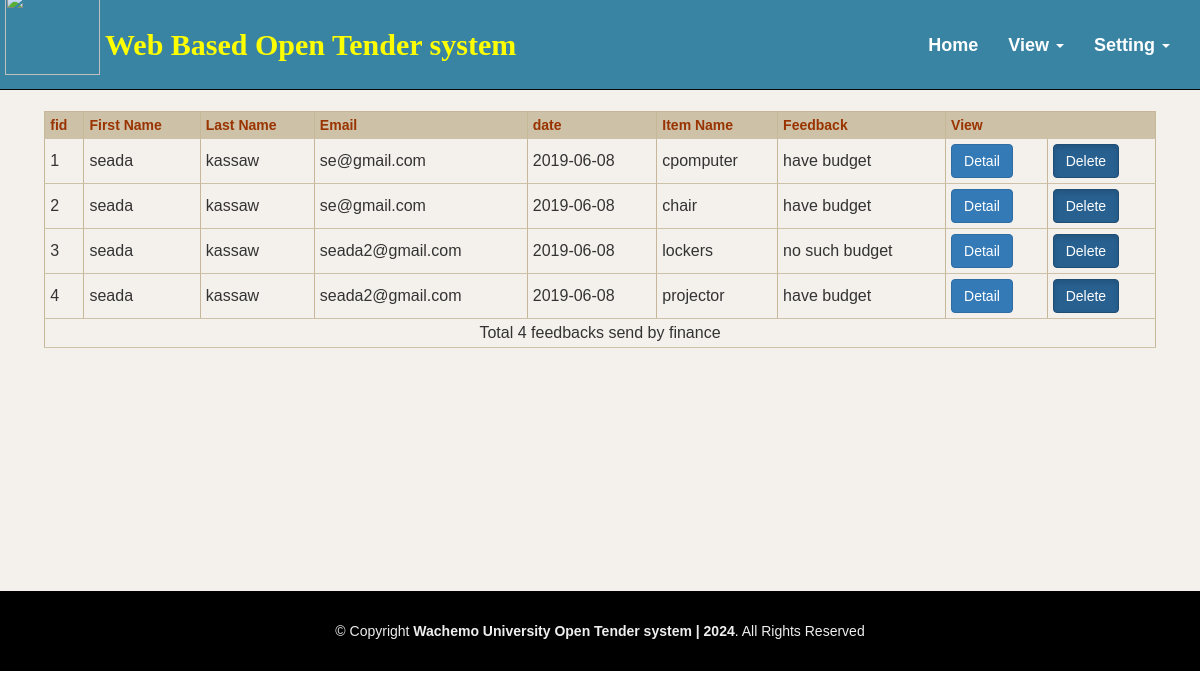
Screenshot of /viewfeedbackfsc.php with the database file from the repository.
### tables this page shows
CREATE TABLE `feedbackfin` (
  `fid` int(100) NOT NULL,
  `itemname` varchar(100) NOT NULL,
  `itemmodel` varchar(300) NOT NULL,
  `firstname` varchar(20) DEFAULT NULL,
  `lastname` varchar(20) DEFAULT NULL,
  `email` varchar(20) NOT NULL,
  `date` date NOT NULL,
  `message` varchar(20) DEFAULT NULL,
  `status` int(100) DEFAULT NULL
);

### viewfeedbackfsc.php (the view, shortened to what this page needs)
<?php
$mysql=mysqli_connect('localhost','root','');
		?>
<html>
<head>
 <link rel="stylesheet" href="css/fontawesome.min.css">
  <link rel="stylesheet" href="css1/mystyle1.min.css">
 <link href="css/animate/animate.min.css" rel="stylesheet">
 <link href="css/ionicons/css/ionicons.min.css" rel="stylesheet">
  <link rel="stylesheet" type="text/css" href="css/login33.css">
<link rel="stylesheet" type="text/css" href="css/stylelogin.css">
  <link rel="stylesheet" type="text/css" href="css/index.css">
  <link rel="stylesheet" href="css/fontawesome.min.css">
</head>
<body data-spy="scroll" data-target=".navbar" data-offset="50">
<nav class="navbar navbar-inverse navbar-fixed-top">
  <div class="container-fluid">
  <div class="navbar-header">
     <h3> <a class="navbar-brand1" href="#">Web Based Open Tender system</a></h3>
     <a href="index.php"><img style="margin-top:-90px;margin-left:-10px;" src="images/ww.png" width="95px"
   height="85px"></a>
    </div>
    <div>
      <div class="collapse navbar-collapse" id="myNavbar">
        <ul class="nav menu">
           <li> <a href="scientificdirector.php" ><span class="glyphicon glyphicon-home"></span>Home</a></li>
            <li class="dropdown"><a class="dropdown-toggle" data-toggle="dropdown" href="#">View <span class="caret"></span></a>
          </li>
          <li class="dropdown"><a class="dropdown-toggle" data-toggle="dropdown" href="#">Setting <span class="caret"></span></a>
          </li>
        </ul>
      </div>
    </div>
  </div>
</nav>
  <a href="javascript:void(0);" style="font-size:15px;" class="icon" onclick="myFunction()">&#9776;</a>
<div id="section1" class="container-fluid" style="visibility: visible; animation-name: fadeInUp; -webkit-animation-name: fadeInUp;">
<table border="1" width="1600" align="center" cellpadding="3" class="mytable" cellspacing="0">
                <tr>
<th>fid </th>
<th>First Name </th> <th>Last Name </th><th>Email </th><th> date </th><th> Item Name </th><th>Feedback</th>
<th colspan="2">View</th>
            </tr>
			  <?php
			  $result = mysqli_query($mysql,"SELECT * FROM feedbackfin");
while($show = mysqli_fetch_array($result)){
		$fid=$show['fid'];$firstname=$show['firstname'];$email=$show['email'];$date=$show['date'];
		$feedback=$show['message'];$lastname=$show['lastname'];
		$im=$show['itemname'];
		?>
		<tr>
<td><?php echo $fid ?></td><td><?php echo $firstname ?></td> <td><?php echo $lastname ?></td>
<td><?php echo $email ?></td>
<td><?php echo $date ?></td>
<td><?php echo $im ?></td>
<td><?php echo $feedback ?></td>
<td>
<button type="button" class="btn btn-primary detailbtn"> Detail </button></td>
<td style="color:blue;"><button type="button" class="btn btn-primary active   deletebtn">Delete</button></td>
</tr>
<?php
  }
  $sql="SELECT * FROM feedbackfin ";
  $result=mysqli_query($mysql,$sql);
	$records = mysqli_num_rows($result);
    ?>
	 <tr>
              <td align="center" colspan="15" ><?php echo "Total ".$records." feedbacks send by finance"; ?> </td>
            </tr>
			<?php
print( "</table>");
?>
</div>
<footer id="footer">
    <div class="container">
      <div class="copyright">
      © Copyright <strong>Wachemo University Open Tender system | 2024</strong>. All Rights Reserved
      </div>
                        </div>
  </footer>
</body>
</html>

### css/stylelogin.css (style rules this page uses)
*,:after,:before { box-sizing:border-box }
a { color:inherit;text-decoration:none }

### css/index.css (style rules this page uses)
body { margin: 0; font-family: Arial, Helvetica, sans-serif; background-color:none; overflow-y:none; }
#section1 { overflow-y: scroll; background-color:#F4F0EC; }
.collapse { float:right; font-size:20px;margin-right:40px; }
.navbar { background-color:#3884a2; height:90px; }
.navbar-brand1 { margin-left:90px;margin-top:-60px;font-size:30px;font-family:san serif;font-weight:bold;color:yellow;line-height:50px; }
ul li a { font-size:18px; font-family:sans-serif; color:white; font-weight:bold; line-height:70px; }
ul { list-style-type: none; backgjround-color: #333; margin-right:-40px; }
li { float: left; }
li a { display: block; color: white; text-align: center; padding: 44px 46px; text-decoration: none; }
.active { background-color: #4CAF50; color: white; }
#footer { position:absolute; width:100%; background: #000; padding: 0 0 30px 0; color: #eee; font-size: 14px; margin-bottom:-100px; }
#footer .copyright { text-align: center; padding-top: 30px; }

### viewfeedbackfsc.php (style rules this page uses)
table { width: 95%; background:#DDffe; border: 1px solid #C5B798; margin-top: 40px; margin-bottom: 0px; }
td { border-bottom: 1px solid #CDC1A7; padding: 5px; }
th { font-family: "Trebuchet MS", Arial, Verdana; font-size: 14px; padding: 5px; border-bottom-width: 1px; border-bottom-style: solid; border-bottom-color: #CDC1A7; background-color: #CDC1A7; color: #993300; }
table { margin-top:40px; }
body { position: relative; }
#section1 { padding-top:50px;height:570px;color: #fff; }

### rows the page displays
feedbackfin: fid "1", firstname "seada", lastname "kassaw", email "se@gmail.com", date "2019-06-08", itemname "cpomputer", message "have budget"
feedbackfin: fid "2", firstname "seada", lastname "kassaw", email "se@gmail.com", date "2019-06-08", itemname "chair", message "have budget"
feedbackfin: fid "3", firstname "seada", lastname "kassaw", email "seada2@gmail.com", date "2019-06-08", itemname "lockers", message "no such budget"
feedbackfin: fid "4", firstname "seada", lastname "kassaw", email "seada2@gmail.com", date "2019-06-08", itemname "projector", message "have budget"

### other values shown
$records "4"
